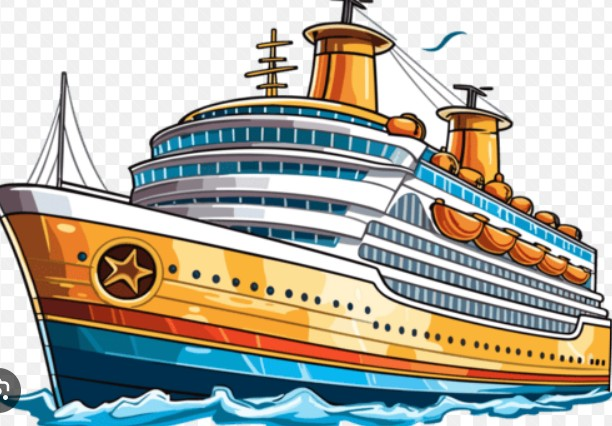
#> input picture Computer Vision/CV_Pencil_Sketch/test_images/test3.jpg, 612 x 426 px
$ python pencil_sketch.py
#> lines starting #> are read from the running program, lines starting #| are printed output that depends on the picture
#> the answer given: 1
#> the answer given: 3
#> the answer given: test_images/test3.jpg
#> the answer given: out.png
import numpy as np
import cv2
import matplotlib.pyplot as plt
import os

def pencil_sketch(image_path, blur_kernel=21):
    '''
    Converts a colour image into a grayscale pencil sketch effect image
    Parameters:
      image_path (str): file path to colour image
      blur kernel (int): size of kernel for gaussian blur
    Returns:
      tuple containing original BGR image and generated grayscale sketch
    '''
#> called with image_path = 'test_images/test3.jpg', blur_kernel = 3

    if not os.path.exists(image_path):
        print(f"Image file not found: {image_path}")
        return (None, None)

    if not os.path.isfile(image_path):
        print(f"Path is not a file: {image_path}")
        return (None, None)

    #reading the image
    image = cv2.imread(image_path)
#> image is the input picture: shape (426, 612, 3); mean B, G, R 165.3, 176.3, 178.1
    if image is None:
        print("Invalid image path")
        return (None,None)

    #converting to grayscale and inverting
    gray = cv2.cvtColor(image, cv2.COLOR_BGR2GRAY)
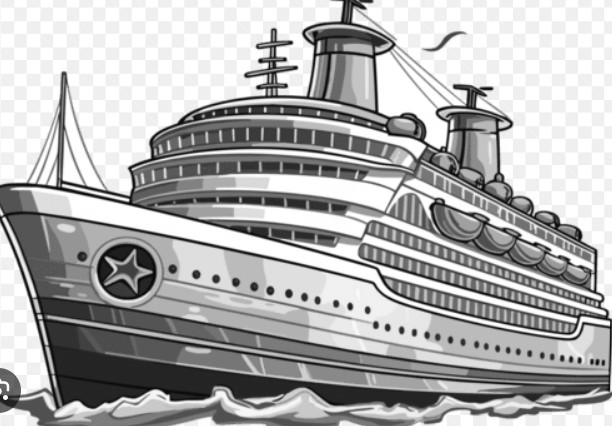
#> gray: shape (426, 612); min 4, max 255, mean 175.6
    inverted = 255 - gray
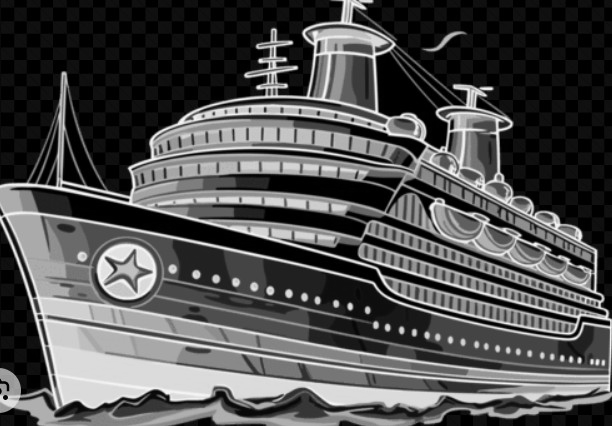
#> inverted: shape (426, 612); min 0, max 251, mean 79.4

    #blurring the image and inverting
    blurred = cv2.GaussianBlur(inverted, (blur_kernel,blur_kernel), 0)
    invblurred = 255 - blurred

    #dividing and scaling
    sketch = cv2.divide(gray, invblurred, scale=256)
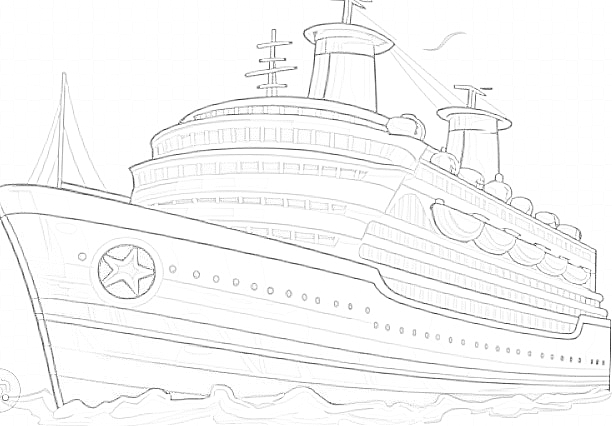
#> sketch: shape (426, 612); min 27, max 255, mean 247.6
    sketch = np.clip(sketch, 0, 255).astype(np.uint8)

    return (image, sketch)


# [22 lines left out: function colour_sketch, not called in this run]


def display_result (original, sketch, save_path=None):
    '''
    Displays original image and processed image side by side, and saves the new image
    Parameters:
      original: original image
      sketch: generated image (greyscale)
      save_path: path to save sketch
    '''
#> called with save_path = 'out.png'

    #converting to rgv for matplotlib
    original_RGB = cv2.cvtColor(original, cv2.COLOR_BGR2RGB)

    fig, axes = plt.subplots(1, 2, figsize=(12, 6))

    axes[0].imshow(original_RGB)
    axes[0].set_title("Original Image")
    axes[0].axis('off')

    axes[1].imshow(sketch, cmap='gray')
    axes[1].set_title("Pencil Sketch")
    axes[1].axis('off')

    plt.tight_layout()

    if save_path:
        cv2.imwrite(save_path, sketch)
        print(f"Sketch saved to: {save_path}")

    plt.show()
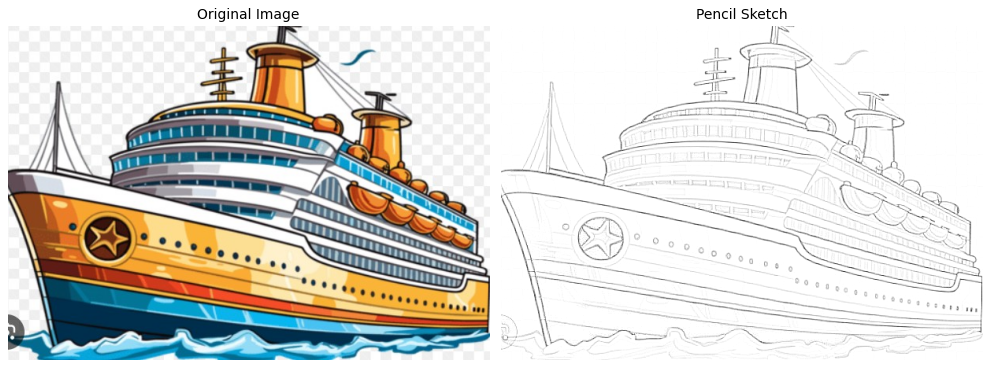
#> figure drawn by matplotlib, 2 panels


# [74 lines left out: functions display_result_colour, video_to_sketch, not called in this run]


def main():
    print("1. Pencil Sketch \n2. Colour Pencil Sketch \n3. Video Sketch")
    type = int(input("Choose function: "))

    blur_kernel = int(input("Enter kernel (odd number): "))
    if blur_kernel%2==0:
        print("Enter an odd number")

    else:

        if type == 1:
            image_path = input("Enter path of original image: ")
            save_path = input("Enter path to save output sketch: ")
            image, sketch = pencil_sketch(image_path, blur_kernel)
            if image is not None and sketch is not None:
                display_result(image, sketch, save_path)
            else:
                print("Enter a valid image path")

        elif type == 2:
            image_path = input("Enter path of original image: ")
            save_path = input("Enter path to save output sketch: ")
            image, sketch = colour_sketch(image_path, blur_kernel)
            if image is not None and sketch is not None:
                display_result_colour(image, sketch, save_path)
            else:
                print("Enter a valid image path")

        elif type == 3:
            input_path = input("Enter path to video: ")
            output_path = input("Enter path to save video sketch: ")
            video_to_sketch(input_path, output_path, blur_kernel)
        else:
            print("Enter a valid choice")


if __name__ == '__main__':
    main()
